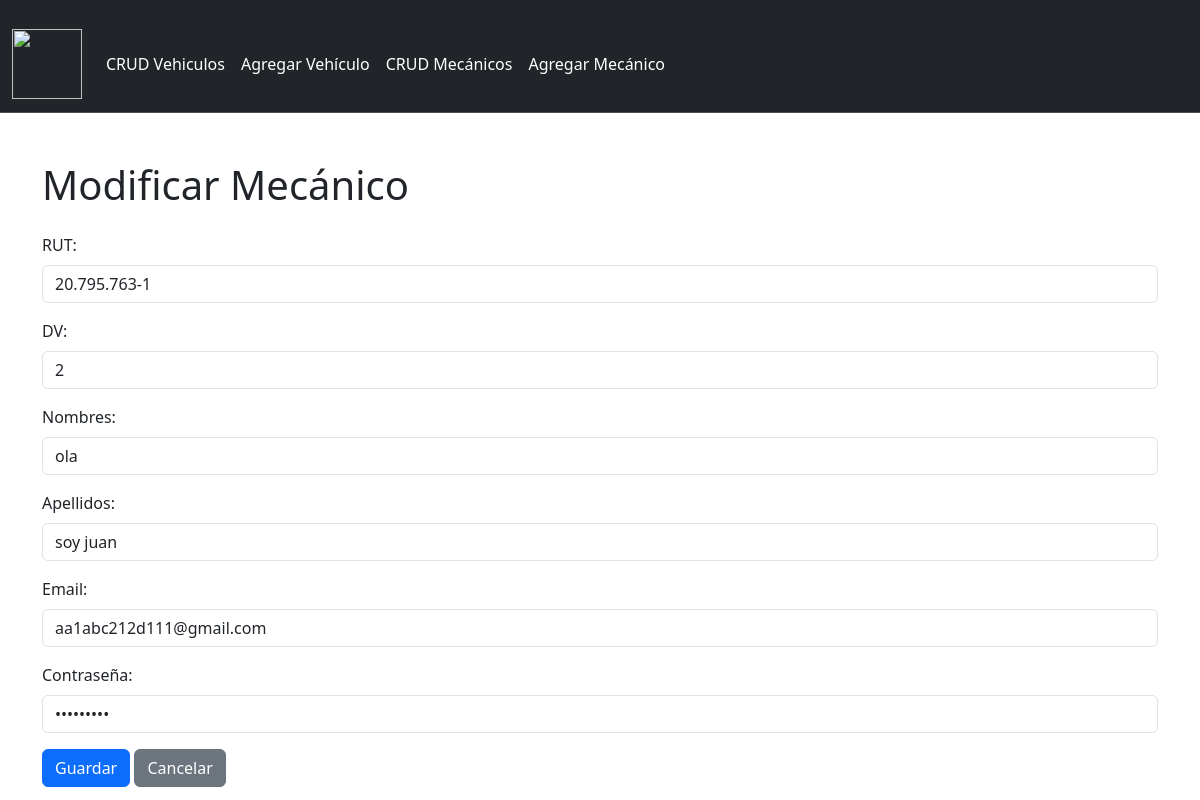
/mecanico_edit/20.795.763-1, run on the app's committed database.
### taller_makween/models.py (models this page shows, shortened)
class Mecanico(models.Model):
    rut = models.CharField(max_length=12, primary_key=True )
    dv = models.CharField(max_length=1)
    nombres = models.CharField(max_length=100)
    apellidos = models.CharField(max_length=100)
    email = models.EmailField() # Email field para verificar "@"
    contraseña = models.CharField(max_length=100)

### taller_makween/views.py (the view, shortened to what this page needs)
# urls.py: path('mecanico_edit/<str:pk>', views.mecanico_edit, name='mecanico_edit'),
def mecanico_edit(request, pk):
    mecanico = get_object_or_404(Mecanico, rut=pk)
    context = {'mecanico': mecanico}
    return render(request, 'taller_makween/mecanico_edit.html', context)

### taller_makween/contexto_procesos.py (called while the page is built)
def monto_total(request):
    total = 0
    if request.user.is_authenticated:
        if "carrito" in request.session.keys():
            for key, value in request.session["carrito"].items():
                total += int(value["total"])
    return {"monto_total": total}

### taller_makween/templates/taller_makween/mecanico_edit.html (shortened to what this page needs)
{% load static %}
<!DOCTYPE html>
<html lang="es">
<head>
    {% load bootstrap5 %}
    {% bootstrap_css %}
    <link rel="stylesheet" href="{% static 'CSS/style.css' %}">
</head>
<body>
    <nav class="navbar navbar-expand-lg bg-dark border-bottom border-body" data-bs-theme="dark">
        <div class="container-fluid">
            <a class="navbar-brand" href="{% url 'index' %}">
                <img src="{% static 'IMG/archivoImg/logo.jpg' %}" alt="" width="70" height="70">
            </a>
            <div class="collapse navbar-collapse" id="navbarNav">
                <ul class="navbar-nav me-auto mb-2 mb-lg-0">
                    <li class="nav-item">
                        <a class="nav-link active" aria-current="page" href="{% url 'crud' %}">CRUD Vehiculos</a>
                    </li>
                    <li class="nav-item">
                        <a class="nav-link active" aria-current="page" href="{% url 'vehiculosAdd' %}">Agregar Vehículo</a>
                    </li>
                    <li class="nav-item">
                        <a class="nav-link active" aria-current="page" href="{% url 'crud_Mecanicos' %}">CRUD Mecánicos</a>
                    </li>
                    <li class="nav-item">
                        <a class="nav-link active" aria-current="page" href="{% url 'mecanico_add' %}">Agregar Mecánico</a>
                    </li>
                </ul>
            </div>
        </div>
    </nav>
    <div class="container mt-5">
        {% block content %}
        <h1 class="mb-4">Modificar Mecánico</h1>
        <form method="post" action="{% url 'mecanico_edit' mecanico.rut %}">
            <div class="mb-3">
                <label for="rut" class="form-label">RUT:</label>
                <input type="text" class="form-control" id="rut" name="rut" value="{{ mecanico.rut }}" readonly>
            </div>
            <div class="mb-3">
                <label for="dv" class="form-label">DV:</label>
                <input type="text" class="form-control" id="dv" name="dv" value="{{ mecanico.dv }}">
            </div>
            <div class="mb-3">
                <label for="nombres" class="form-label">Nombres:</label>
                <input type="text" class="form-control" id="nombres" name="nombres" value="{{ mecanico.nombres }}">
            </div>
            <div class="mb-3">
                <label for="apellidos" class="form-label">Apellidos:</label>
                <input type="text" class="form-control" id="apellidos" name="apellidos" value="{{ mecanico.apellidos }}">
            </div>
            <div class="mb-3">
                <label for="email" class="form-label">Email:</label>
                <input type="email" class="form-control" id="email" name="email" value="{{ mecanico.email }}">
            </div>
            <div class="mb-3">
                <label for="contraseña" class="form-label">Contraseña:</label>
                <input type="password" class="form-control" id="contraseña" name="contraseña" value="{{ mecanico.contraseña }}">
            </div>
            <button type="submit" class="btn btn-primary">Guardar</button>
            <a href="{% url 'crud_Mecanicos' %}" class="btn btn-secondary">Cancelar</a>
        </form>
        {% endblock %}
    </div>
</body>
</html>

### taller_makween/static/CSS/style.css (style rules this page uses)
body, html { margin: 0; padding: 0; height: 100%; }
.container-fluid { padding-top: 1rem; }

### data on the page
Mecanico: rut "20.795.763-1", dv "2", nombres "ola", apellidos "soy juan", email "aa1abc212d111@gmail.com"
